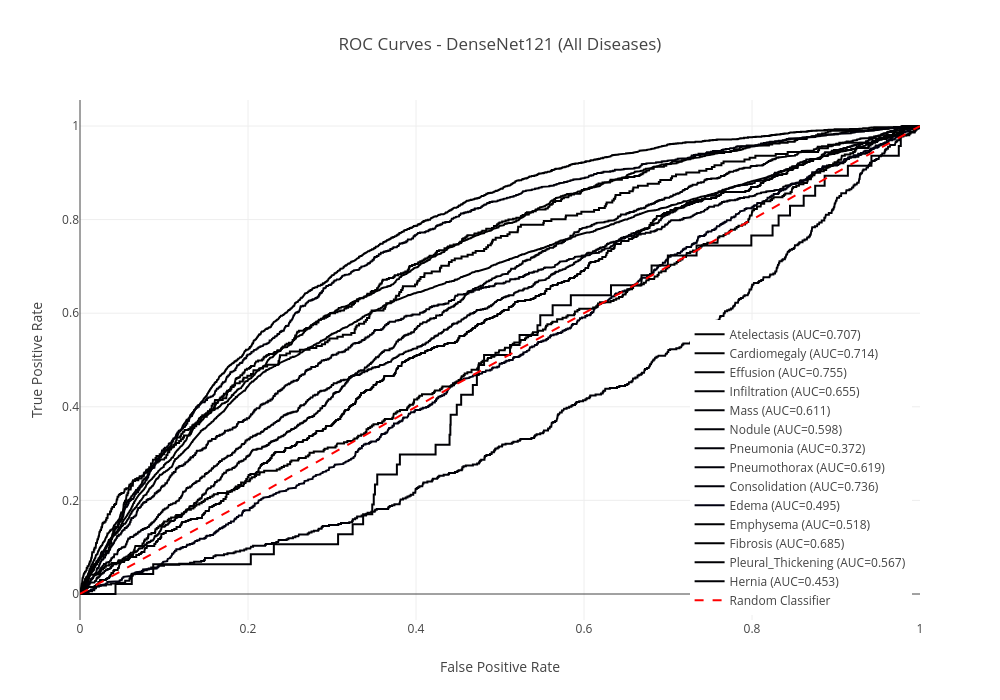

The code cell stored with this chart in its notebook:
### Markdown cell above
### 4.2 Interactive ROC Curves (Plotly)

### Code cell
# Create interactive Plotly visualization
print("Creating interactive ROC curves (Plotly)...\n")

# Option 1: All diseases on one plot
fig_all = go.Figure()

# Add ROC curve for each disease
for disease, data in roc_data.items():
    fig_all.add_trace(go.Scatter(
        x=data['fpr'],
        y=data['tpr'],
        mode='lines',
        name=f"{disease} (AUC={data['auc']:.3f})",
        hovertemplate=f'<b>{disease}</b><br>' +
                      'FPR: %{x:.3f}<br>' +
                      'TPR: %{y:.3f}<br>' +
                      '<extra></extra>'
    ))

# Add diagonal reference line
fig_all.add_trace(go.Scatter(
    x=[0, 1],
    y=[0, 1],
    mode='lines',
    name='Random Classifier',
    line=dict(color='red', width=2, dash='dash'),
    showlegend=True
))

fig_all.update_layout(
    title='ROC Curves - DenseNet121 (All Diseases)',
    xaxis_title='False Positive Rate',
    yaxis_title='True Positive Rate',
    width=1000,
    height=700,
    hovermode='closest',
    legend=dict(
        yanchor="bottom",
        y=0.01,
        xanchor="right",
        x=0.99
    )
)

# Save interactive HTML
roc_html_path = FIGURES_DIR / 'roc_curves_interactive.html'
fig_all.write_html(roc_html_path)
print(f"Saved: {roc_html_path}")

fig_all.show()

### Figure 1 — Plotly figure (JSON) as saved in the notebook; plotly's stock layout.template omitted (floating-point values rounded to 4 significant figures; data arrays with more than 128 entries replaced by an {"elided": "..."} marker saying what was removed)
{"data": [{"hovertemplate": "<b>Atelectasis</b><br>FPR: %{x:.3f}<br>TPR: %{y:.3f}<br><extra></extra>", "mode": "lines", "name": "Atelectasis (AUC=0.707)", "type": "scatter", "x": {"elided": "4678 float values"}, "y": {"elided": "4678 float values"}}, {"hovertemplate": "<b>Cardiomegaly</b><br>FPR: %{x:.3f}<br>TPR: %{y:.3f}<br><extra></extra>", "mode": "lines", "name": "Cardiomegaly (AUC=0.714)", "type": "scatter", "x": {"elided": "998 float values"}, "y": {"elided": "998 float values"}}, {"hovertemplate": "<b>Effusion</b><br>FPR: %{x:.3f}<br>TPR: %{y:.3f}<br><extra></extra>", "mode": "lines", "name": "Effusion (AUC=0.755)", "type": "scatter", "x": {"elided": "3336 float values"}, "y": {"elided": "3336 float values"}}, {"hovertemplate": "<b>Infiltration</b><br>FPR: %{x:.3f}<br>TPR: %{y:.3f}<br><extra></extra>", "mode": "lines", "name": "Infiltration (AUC=0.655)", "type": "scatter", "x": {"elided": "4931 float values"}, "y": {"elided": "4931 float values"}}, {"hovertemplate": "<b>Mass</b><br>FPR: %{x:.3f}<br>TPR: %{y:.3f}<br><extra></extra>", "mode": "lines", "name": "Mass (AUC=0.611)", "type": "scatter", "x": {"elided": "1731 float values"}, "y": {"elided": "1731 float values"}}, {"hovertemplate": "<b>Nodule</b><br>FPR: %{x:.3f}<br>TPR: %{y:.3f}<br><extra></extra>", "mode": "lines", "name": "Nodule (AUC=0.598)", "type": "scatter", "x": {"elided": "1866 float values"}, "y": {"elided": "1866 float values"}}, {"hovertemplate": "<b>Pneumonia</b><br>FPR: %{x:.3f}<br>TPR: %{y:.3f}<br><extra></extra>", "mode": "lines", "name": "Pneumonia (AUC=0.372)", "type": "scatter", "x": {"elided": "1000 float values"}, "y": {"elided": "1000 float values"}}, {"hovertemplate": "<b>Pneumothorax</b><br>FPR: %{x:.3f}<br>TPR: %{y:.3f}<br><extra></extra>", "mode": "lines", "name": "Pneumothorax (AUC=0.619)", "type": "scatter", "x": {"elided": "1518 float values"}, "y": {"elided": "1518 float values"}}, {"hovertemplate": "<b>Consolidation</b><br>FPR: %{x:.3f}<br>TPR: %{y:.3f}<br><extra></extra>", "mode": "lines", "name": "Consolidation (AUC=0.736)", "type": "scatter", "x": {"elided": "1893 float values"}, "y": {"elided": "1893 float values"}}, {"hovertemplate": "<b>Edema</b><br>FPR: %{x:.3f}<br>TPR: %{y:.3f}<br><extra></extra>", "mode": "lines", "name": "Edema (AUC=0.495)", "type": "scatter", "x": {"elided": "1247 float values"}, "y": {"elided": "1247 float values"}}, {"hovertemplate": "<b>Emphysema</b><br>FPR: %{x:.3f}<br>TPR: %{y:.3f}<br><extra></extra>", "mode": "lines", "name": "Emphysema (AUC=0.518)", "type": "scatter", "x": {"elided": "905 float values"}, "y": {"elided": "905 float values"}}, {"hovertemplate": "<b>Fibrosis</b><br>FPR: %{x:.3f}<br>TPR: %{y:.3f}<br><extra></extra>", "mode": "lines", "name": "Fibrosis (AUC=0.685)", "type": "scatter", "x": {"elided": "571 float values"}, "y": {"elided": "571 float values"}}, {"hovertemplate": "<b>Pleural_Thickening</b><br>FPR: %{x:.3f}<br>TPR: %{y:.3f}<br><extra></extra>", "mode": "lines", "name": "Pleural_Thickening (AUC=0.567)", "type": "scatter", "x": {"elided": "1038 float values"}, "y": {"elided": "1038 float values"}}, {"hovertemplate": "<b>Hernia</b><br>FPR: %{x:.3f}<br>TPR: %{y:.3f}<br><extra></extra>", "mode": "lines", "name": "Hernia (AUC=0.453)", "type": "scatter", "x": {"elided": "169 float values"}, "y": {"elided": "169 float values"}}, {"line": {"color": "red", "dash": "dash", "width": 2}, "mode": "lines", "name": "Random Classifier", "showlegend": true, "type": "scatter", "x": [0, 1], "y": [0, 1]}], "layout": {"height": 700, "hovermode": "closest", "legend": {"x": 0.99, "xanchor": "right", "y": 0.01, "yanchor": "bottom"}, "title": {"text": "ROC Curves - DenseNet121 (All Diseases)"}, "width": 1000, "xaxis": {"title": {"text": "False Positive Rate"}}, "yaxis": {"title": {"text": "True Positive Rate"}}}}
